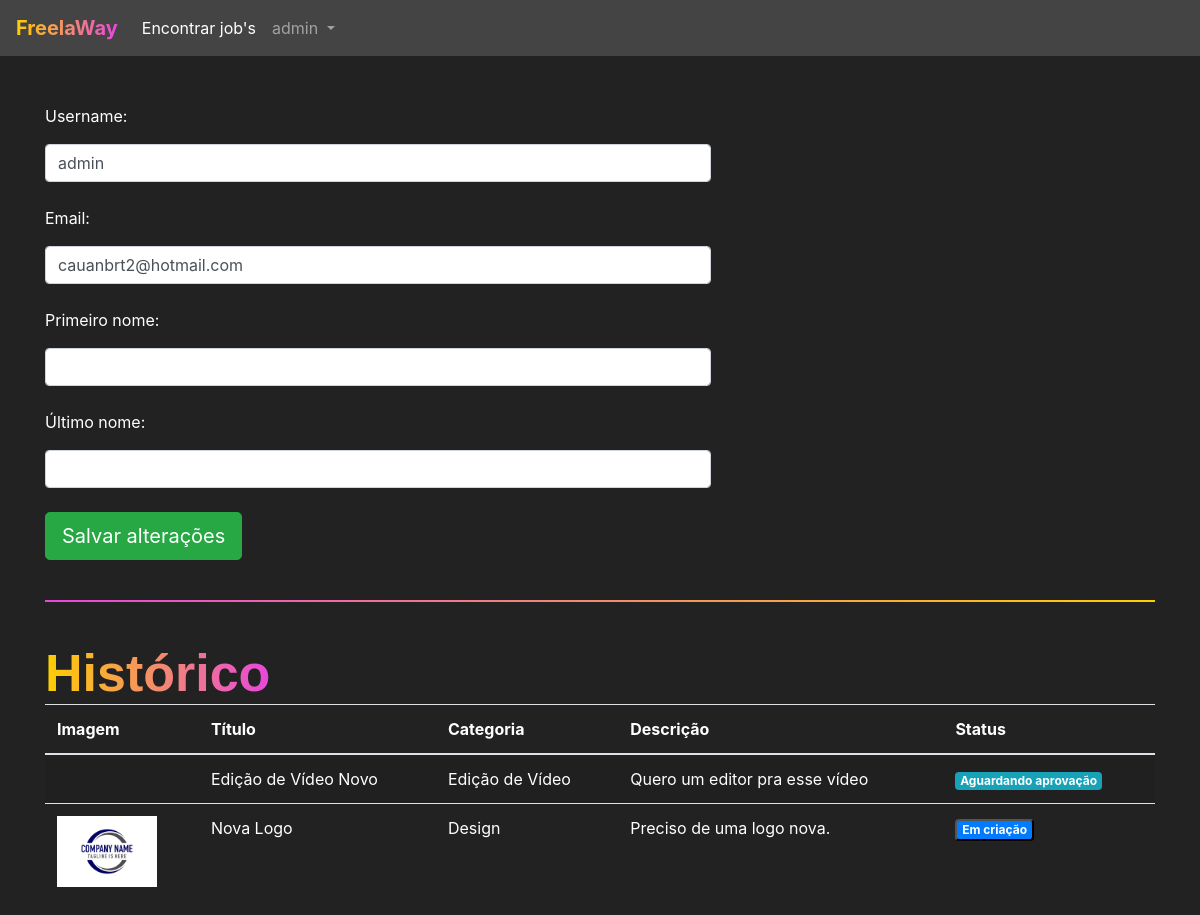
Page /jobs/perfil/ (signed in) on the earlier database version.
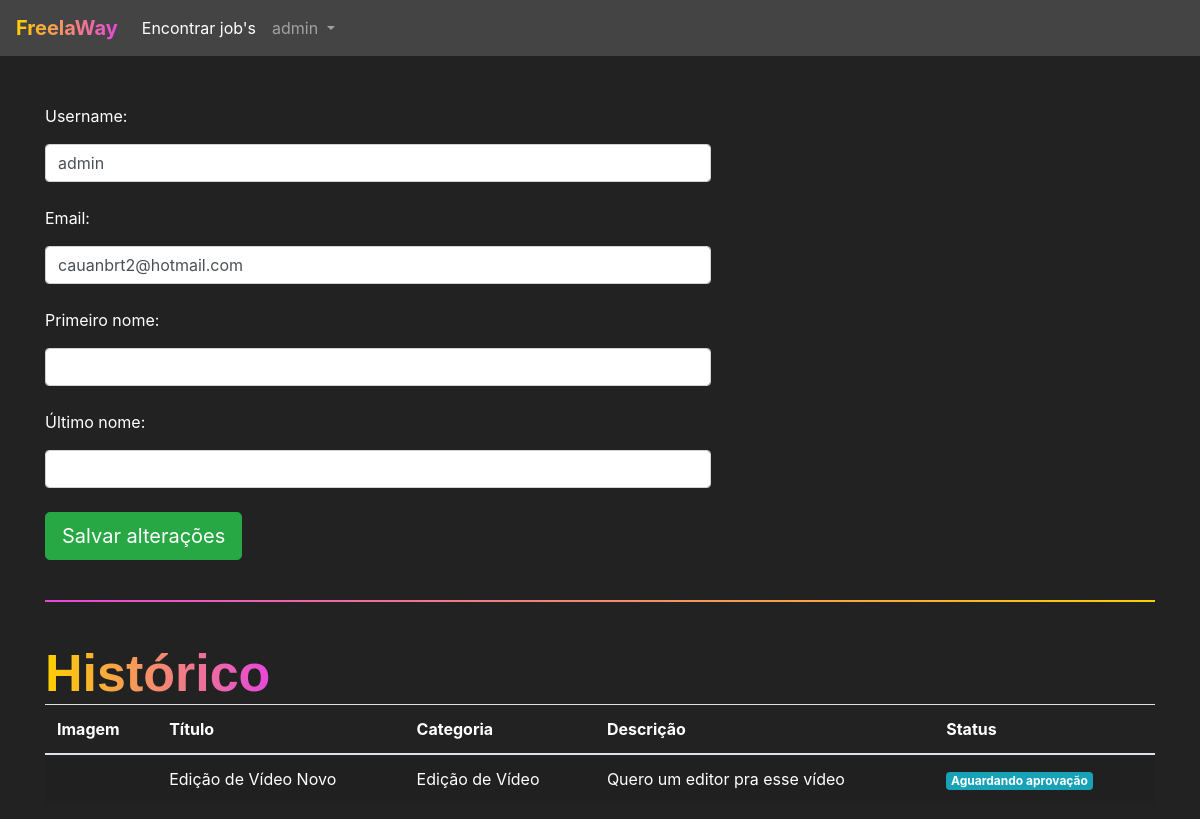
Same page on the later database version.
### jobs/models.py (models this page shows, shortened)
class Jobs(models.Model):
    categoria_choices = (('D', 'Design'),
                         ('EV','Edição de Vídeo'))
    status_choices = (('C', 'em criação'),
                      ('AA','Aguardando aprovação'),
                      ('F', 'Finalizado'))
    titulo = models.CharField(max_length=200)
    descricao = models.TextField()
    categoria = models.CharField(max_length=2, choices=categoria_choices, default='D')
    prazo_entrega = models.DateTimeField()
    preco = models.FloatField()
    referencias = models.ManyToManyField(Referencias)
    profissional = models.ForeignKey(User, on_delete=models.DO_NOTHING, blank=True, null = True)
    reservado = models.BooleanField(default=False)
    status = models.CharField(max_length=2, choices=status_choices,default='C')
    arquivo_final = models.FileField(null=True)

class Referencias(models.Model):
    arquivo = models.FileField(upload_to="referencias")
    def __str__(self) -> str:
        return self.arquivo.url

### jobs/views.py (the view, shortened to what this page needs)
# urls.py: path('perfil/', views.perfil, name="perfil"),
@login_required(login_url="/auth/login")
def perfil(request):
    if request.method =="GET":
        jobs = Jobs.objects.filter(profissional_id = request.user)
        return render(request, 'perfil.html',{'jobs':jobs})

### jobs/templates/perfil.html (shortened to what this page needs)
{% extends 'base.html' %}
{% load static %}
{% block 'head' %}
<link rel="stylesheet" href="{% static 'jobs/css/encontrar_jobs.css' %}">
<link rel="stylesheet" href="{% static 'jobs/css/perfil.css' %}">
{% endblock %}
{% block 'body' %}
<br>
<br>
<div class="container">
    <div style="width: 60%">
        <form action="{% url 'perfil' %}" method="POST">{% csrf_token %}
            <p>Username:</p>
            <input type="text" class="form-control" value="{{user.username}}" name="username">
            <br>                 <p>Email:</p>
            <input type="email" class="form-control" value="{{user.email}}" name="email">
            <br>                 <p>Primeiro nome:</p>
            <input type="text" class="form-control" value="{{user.first_name}}" name="primeiro_nome">
            <br>
            <p>Último nome:</p>
            <input type="text" class="form-control" value="{{user.last_name}}" name="ultimo_nome">
            <br>
            <input type="submit" class="btn btn-success btn-lg" value="Salvar alterações">
        </form>
    </div>
    <br>
    <hr class="borda-degrade">
    <br>
    <h4 class="titulo">Histórico</h4>
    <table style="background-color: #222; color: white;" class="table table-striped">
        <thead>
            <tr>
                <th scope="col">Imagem</th>
                <th scope="col">Título</th>
                <th scope="col">Categoria</th>
                <th scope="col">Descrição</th>
                <th scope="col">Status</th>
            </tr>
        </thead>
        <tbody>
            {% for job in jobs%}
            <tr>
                <th scope="row"><img width="100px" src="{{job.referencias.all.0}}"></th>
                <td>{{job.titulo}}</td>
                <td>
                {% if job.categoria == 'D'%}
                    Design
                {% else %}
                    Edição de Vídeo
                {% endif %}
                </td>
                <td>{{job.descricao}}</td>
                <td>
                {% if job.status == 'C'%}
                    <button class="badge badge-primary" data-toggle="modal" data-target="#modal-job-{{job.id}}">Em criação</button>
                {% elif job.status == 'AA'%}
                    <span class="badge badge-info">Aguardando aprovação</span>
                {% else %}
                    <span class="badge badge-success">Finalizado</span>
                {% endif %}
                </td>
            </tr>
            {%endfor%}
        </tbody>
    </table>
</div>
{% endblock %}

Differences in the rows shown:
no longer on this page (row edited): Jobs: referencias.all.0 (picture), titulo "Nova Logo", categoria "Design", descricao "Preciso de uma logo nova."
